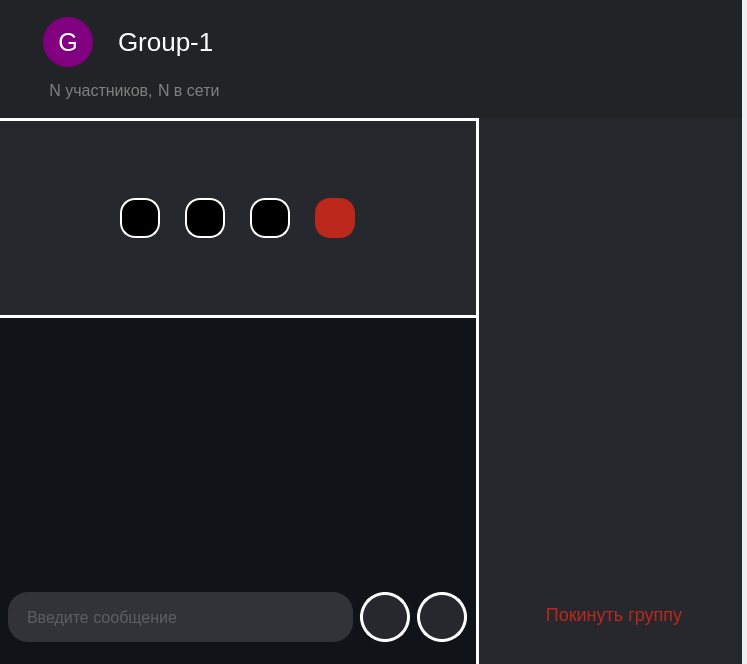
<?xml version="1.0" encoding="UTF-8"?>
<ui version="4.0">
 <class>Group</class>
 <widget class="QWidget" name="Group">
  <property name="geometry">
   <rect>
    <x>0</x>
    <y>0</y>
    <width>747</width>
    <height>664</height>
   </rect>
  </property>
  <property name="windowTitle">
   <string>Form</string>
  </property>
  <widget class="QFrame" name="MAIN">
   <property name="geometry">
    <rect>
     <x>-10</x>
     <y>-10</y>
     <width>761</width>
     <height>681</height>
    </rect>
   </property>
   <property name="sizePolicy">
    <sizepolicy hsizetype="Fixed" vsizetype="Preferred">
     <horstretch>0</horstretch>
     <verstretch>0</verstretch>
    </sizepolicy>
   </property>
   <layout class="QHBoxLayout" name="MAIN_ChatLayout" stretch="0">
    <property name="spacing">
     <number>0</number>
    </property>
    <property name="bottomMargin">
     <number>0</number>
    </property>
    <item>
     <widget class="QFrame" name="Column">
      <property name="sizePolicy">
       <sizepolicy hsizetype="Preferred" vsizetype="Preferred">
        <horstretch>10</horstretch>
        <verstretch>0</verstretch>
       </sizepolicy>
      </property>
      <property name="minimumSize">
       <size>
        <width>50</width>
        <height>50</height>
       </size>
      </property>
      <property name="styleSheet">
       <string notr="true">background-color:rgba(16,19,23,255);</string>
      </property>
      <layout class="QVBoxLayout" name="verticalLayout_2" stretch="0,0">
       <property name="spacing">
        <number>0</number>
       </property>
       <property name="leftMargin">
        <number>0</number>
       </property>
       <property name="topMargin">
        <number>0</number>
       </property>
       <property name="rightMargin">
        <number>0</number>
       </property>
       <property name="bottomMargin">
        <number>0</number>
       </property>
       <item>
        <widget class="QFrame" name="TopBar_2">
         <property name="sizePolicy">
          <sizepolicy hsizetype="Preferred" vsizetype="Preferred">
           <horstretch>0</horstretch>
           <verstretch>0</verstretch>
          </sizepolicy>
         </property>
         <property name="minimumSize">
          <size>
           <width>0</width>
           <height>100</height>
          </size>
         </property>
         <property name="styleSheet">
          <string notr="true">background-color:rgba(34,35,39,255);</string>
         </property>
         <layout class="QHBoxLayout" name="TopBar">
          <property name="leftMargin">
           <number>35</number>
          </property>
          <property name="rightMargin">
           <number>35</number>
          </property>
          <item>
           <widget class="QFrame" name="verticalFrame">
            <property name="sizePolicy">
             <sizepolicy hsizetype="Expanding" vsizetype="Preferred">
              <horstretch>0</horstretch>
              <verstretch>0</verstretch>
             </sizepolicy>
            </property>
            <layout class="QVBoxLayout" name="verticalLayout_3">
             <property name="spacing">
              <number>0</number>
             </property>
             <property name="leftMargin">
              <number>0</number>
             </property>
             <property name="topMargin">
              <number>0</number>
             </property>
             <property name="rightMargin">
              <number>0</number>
             </property>
             <property name="bottomMargin">
              <number>0</number>
             </property>
             <item>
              <widget class="QFrame" name="UserIconAndNickInChat_2">
               <layout class="QHBoxLayout" name="LogoAndNickName_2">
                <property name="spacing">
                 <number>15</number>
                </property>
                <property name="bottomMargin">
                 <number>5</number>
                </property>
                <item>
                 <widget class="QPushButton" name="GroupIcon">
                  <property name="sizePolicy">
                   <sizepolicy hsizetype="Fixed" vsizetype="Fixed">
                    <horstretch>0</horstretch>
                    <verstretch>0</verstretch>
                   </sizepolicy>
                  </property>
                  <property name="cursor">
                   <cursorShape>PointingHandCursor</cursorShape>
                  </property>
                  <property name="styleSheet">
                   <string notr="true">background-color:purple;
width:50px;
height:50px;
border-radius:25px;
color:White;
font-size:25px;
text-align:center;
</string>
                  </property>
                  <property name="text">
                   <string>G</string>
                  </property>
                 </widget>
                </item>
                <item>
                 <widget class="QPushButton" name="GroupName">
                  <property name="minimumSize">
                   <size>
                    <width>135</width>
                    <height>0</height>
                   </size>
                  </property>
                  <property name="cursor">
                   <cursorShape>PointingHandCursor</cursorShape>
                  </property>
                  <property name="styleSheet">
                   <string notr="true">QPushButton {
    font-size:26px;
	color:white;
	border:none;
	padding:5px;
	padding-left:10px;
	padding-right:30px;
	border-radius:15%;
	text-align:left;
}

QPushButton:hover {
    background: rgba(255, 255, 255, 40);
	background-image:url(:/icons/icon/icons8-редактировать-25.png);
    background-position:right; 
	background-repeat:no-repeat;
}

QPushButton:pressed {
     background: rgba(255, 255, 255, 90);
	background-image:url(:/icons/icon/icons8-редактировать-25.png);
    background-position:right; 
	background-repeat:no-repeat;
}
</string>
                  </property>
                  <property name="text">
                   <string>Group-1</string>
                  </property>
                 </widget>
                </item>
               </layout>
              </widget>
             </item>
             <item>
              <widget class="QFrame" name="horizontalFrame">
               <property name="sizePolicy">
                <sizepolicy hsizetype="Fixed" vsizetype="Fixed">
                 <horstretch>0</horstretch>
                 <verstretch>0</verstretch>
                </sizepolicy>
               </property>
               <layout class="QHBoxLayout" name="horizontalLayout_2">
                <property name="spacing">
                 <number>5</number>
                </property>
                <property name="leftMargin">
                 <number>15</number>
                </property>
                <item>
                 <widget class="QPushButton" name="members_number">
                  <property name="cursor">
                   <cursorShape>PointingHandCursor</cursorShape>
                  </property>
                  <property name="styleSheet">
                   <string notr="true">font-size:16px;
color:grey;
border:none;</string>
                  </property>
                  <property name="text">
                   <string>N участников,</string>
                  </property>
                 </widget>
                </item>
                <item>
                 <widget class="QLabel" name="online_members_number">
                  <property name="styleSheet">
                   <string notr="true">font-size:16px;
color:grey;</string>
                  </property>
                  <property name="text">
                   <string>N в сети</string>
                  </property>
                 </widget>
                </item>
               </layout>
              </widget>
             </item>
            </layout>
           </widget>
          </item>
          <item alignment="Qt::AlignRight">
           <widget class="QFrame" name="horizontalFrame_2">
            <property name="maximumSize">
             <size>
              <width>90</width>
              <height>50</height>
             </size>
            </property>
            <layout class="QHBoxLayout" name="horizontalLayout">
             <item>
              <layout class="QHBoxLayout" name="miniIconsCall"/>
             </item>
            </layout>
           </widget>
          </item>
          <item>
           <widget class="QFrame" name="CallAndInfoButtons">
            <property name="sizePolicy">
             <sizepolicy hsizetype="Fixed" vsizetype="Fixed">
              <horstretch>0</horstretch>
              <verstretch>0</verstretch>
             </sizepolicy>
            </property>
            <property name="styleSheet">
             <string notr="true">QPushButton {
    border:none;
	border-radius:15%;
}


QPushButton:hover {
    background: rgba(255, 255, 255, 40);
}

QPushButton:pressed {
     background: rgba(255, 255, 255, 90);
}</string>
            </property>
            <layout class="QHBoxLayout" name="horizontalLayout_5">
             <property name="spacing">
              <number>10</number>
             </property>
             <item>
              <widget class="QPushButton" name="CallButton">
               <property name="sizePolicy">
                <sizepolicy hsizetype="Fixed" vsizetype="Fixed">
                 <horstretch>0</horstretch>
                 <verstretch>0</verstretch>
                </sizepolicy>
               </property>
               <property name="minimumSize">
                <size>
                 <width>45</width>
                 <height>45</height>
                </size>
               </property>
               <property name="maximumSize">
                <size>
                 <width>40</width>
                 <height>40</height>
                </size>
               </property>
               <property name="cursor">
                <cursorShape>PointingHandCursor</cursorShape>
               </property>
               <property name="styleSheet">
                <string notr="true"/>
               </property>
               <property name="text">
                <string/>
               </property>
               <property name="icon">
                <iconset resource="../res-rec.qrc">
                 <normaloff>:/icons/icon/call_46dp_FFFFFF_FILL0_wght400_GRAD0_opsz48.svg</normaloff>:/icons/icon/call_46dp_FFFFFF_FILL0_wght400_GRAD0_opsz48.svg</iconset>
               </property>
               <property name="iconSize">
                <size>
                 <width>30</width>
                 <height>30</height>
                </size>
               </property>
              </widget>
             </item>
             <item>
              <widget class="QPushButton" name="invite_user">
               <property name="sizePolicy">
                <sizepolicy hsizetype="Fixed" vsizetype="Fixed">
                 <horstretch>0</horstretch>
                 <verstretch>0</verstretch>
                </sizepolicy>
               </property>
               <property name="minimumSize">
                <size>
                 <width>45</width>
                 <height>45</height>
                </size>
               </property>
               <property name="maximumSize">
                <size>
                 <width>40</width>
                 <height>40</height>
                </size>
               </property>
               <property name="cursor">
                <cursorShape>PointingHandCursor</cursorShape>
               </property>
               <property name="styleSheet">
                <string notr="true"/>
               </property>
               <property name="text">
                <string/>
               </property>
               <property name="icon">
                <iconset resource="../res-rec.qrc">
                 <normaloff>:/icons/icon/icons8-add-male-user-group-46.png</normaloff>:/icons/icon/icons8-add-male-user-group-46.png</iconset>
               </property>
               <property name="iconSize">
                <size>
                 <width>30</width>
                 <height>30</height>
                </size>
               </property>
              </widget>
             </item>
             <item>
              <widget class="QPushButton" name="show_members">
               <property name="sizePolicy">
                <sizepolicy hsizetype="Fixed" vsizetype="Fixed">
                 <horstretch>0</horstretch>
                 <verstretch>0</verstretch>
                </sizepolicy>
               </property>
               <property name="minimumSize">
                <size>
                 <width>45</width>
                 <height>45</height>
                </size>
               </property>
               <property name="maximumSize">
                <size>
                 <width>40</width>
                 <height>40</height>
                </size>
               </property>
               <property name="cursor">
                <cursorShape>PointingHandCursor</cursorShape>
               </property>
               <property name="styleSheet">
                <string notr="true"/>
               </property>
               <property name="text">
                <string/>
               </property>
               <property name="icon">
                <iconset resource="../res-rec.qrc">
                 <normaloff>:/icons/icon/icons8-группы-пользователей-48.png</normaloff>:/icons/icon/icons8-группы-пользователей-48.png</iconset>
               </property>
               <property name="iconSize">
                <size>
                 <width>30</width>
                 <height>30</height>
                </size>
               </property>
              </widget>
             </item>
            </layout>
           </widget>
          </item>
         </layout>
        </widget>
       </item>
       <item>
        <widget class="QFrame" name="UnderBarLayout">
         <layout class="QHBoxLayout" name="_2">
          <property name="spacing">
           <number>0</number>
          </property>
          <property name="leftMargin">
           <number>0</number>
          </property>
          <property name="topMargin">
           <number>0</number>
          </property>
          <property name="rightMargin">
           <number>0</number>
          </property>
          <property name="bottomMargin">
           <number>0</number>
          </property>
          <item>
           <widget class="QFrame" name="ChatLayout">
            <property name="sizePolicy">
             <sizepolicy hsizetype="Preferred" vsizetype="Preferred">
              <horstretch>0</horstretch>
              <verstretch>0</verstretch>
             </sizepolicy>
            </property>
            <property name="minimumSize">
             <size>
              <width>0</width>
              <height>0</height>
             </size>
            </property>
            <layout class="QVBoxLayout" name="verticalLayout_7">
             <property name="spacing">
              <number>0</number>
             </property>
             <property name="leftMargin">
              <number>0</number>
             </property>
             <property name="topMargin">
              <number>0</number>
             </property>
             <property name="rightMargin">
              <number>0</number>
             </property>
             <item>
              <widget class="QFrame" name="Call">
               <property name="sizePolicy">
                <sizepolicy hsizetype="Preferred" vsizetype="Fixed">
                 <horstretch>0</horstretch>
                 <verstretch>0</verstretch>
                </sizepolicy>
               </property>
               <property name="minimumSize">
                <size>
                 <width>0</width>
                 <height>200</height>
                </size>
               </property>
               <property name="styleSheet">
                <string notr="true">QFrame{
background-color:rgba(38,40,45,255);
border-top:3px solid white;
border-bottom:3px solid white;
}

QPushButton {
	border:3px solid white;
	border-radius:50%;
	color:white;
	font-size:30px;
}</string>
               </property>
               <layout class="QVBoxLayout" name="verticalLayout">
                <property name="spacing">
                 <number>0</number>
                </property>
                <property name="leftMargin">
                 <number>0</number>
                </property>
                <property name="topMargin">
                 <number>0</number>
                </property>
                <property name="rightMargin">
                 <number>0</number>
                </property>
                <property name="bottomMargin">
                 <number>0</number>
                </property>
                <item>
                 <layout class="QHBoxLayout" name="UsersFiled_layout">
                  <property name="spacing">
                   <number>0</number>
                  </property>
                 </layout>
                </item>
                <item alignment="Qt::AlignHCenter">
                 <widget class="QFrame" name="horizontalFrame">
                  <property name="sizePolicy">
                   <sizepolicy hsizetype="Fixed" vsizetype="Fixed">
                    <horstretch>0</horstretch>
                    <verstretch>0</verstretch>
                   </sizepolicy>
                  </property>
                  <property name="styleSheet">
                   <string notr="true">QFrame {
border:none;
}

QPushButton {
	border:3px solid orange;
	border-radius:15%;
	color:white;
	font-size:30px;
}</string>
                  </property>
                  <layout class="QHBoxLayout" name="wrapperForButtons">
                   <property name="spacing">
                    <number>25</number>
                   </property>
                   <item>
                    <widget class="QPushButton" name="videoCall">
                     <property name="sizePolicy">
                      <sizepolicy hsizetype="Fixed" vsizetype="Fixed">
                       <horstretch>0</horstretch>
                       <verstretch>0</verstretch>
                      </sizepolicy>
                     </property>
                     <property name="minimumSize">
                      <size>
                       <width>40</width>
                       <height>40</height>
                      </size>
                     </property>
                     <property name="maximumSize">
                      <size>
                       <width>40</width>
                       <height>40</height>
                      </size>
                     </property>
                     <property name="cursor">
                      <cursorShape>PointingHandCursor</cursorShape>
                     </property>
                     <property name="styleSheet">
                      <string notr="true">QPushButton {
	border:2px solid white;
	background-color:black;
}
QPushButton:checked {
	border: 2px solid #e6a23c;
	background-color: red;
}
QPushButton:hover {
	background-color: rgba(229, 229, 229, 55);
}
QPushButton:checked:hover {
	background-color: red;
}</string>
                     </property>
                     <property name="text">
                      <string/>
                     </property>
                     <property name="icon">
                      <iconset>
                       <normaloff>../../../../../.designer/icon/videocam_28dp_E3E3E3_FILL0_wght400_GRAD0_opsz24.svg</normaloff>../../../../../.designer/icon/videocam_28dp_E3E3E3_FILL0_wght400_GRAD0_opsz24.svg</iconset>
                     </property>
                     <property name="iconSize">
                      <size>
                       <width>28</width>
                       <height>28</height>
                      </size>
                     </property>
                     <property name="checkable">
                      <bool>true</bool>
                     </property>
                    </widget>
                   </item>
                   <item>
                    <widget class="QPushButton" name="muteMic">
                     <property name="sizePolicy">
                      <sizepolicy hsizetype="Fixed" vsizetype="Fixed">
                       <horstretch>0</horstretch>
                       <verstretch>0</verstretch>
                      </sizepolicy>
                     </property>
                     <property name="minimumSize">
                      <size>
                       <width>40</width>
                       <height>40</height>
                      </size>
                     </property>
                     <property name="maximumSize">
                      <size>
                       <width>40</width>
                       <height>40</height>
                      </size>
                     </property>
                     <property name="cursor">
                      <cursorShape>PointingHandCursor</cursorShape>
                     </property>
                     <property name="styleSheet">
                      <string notr="true">QPushButton {
	border:2px solid white;
	background-color:black;
}
QPushButton:checked {
	border: 2px solid #e6a23c;
	background-color: red;
}
QPushButton:hover {
	background-color: rgba(229, 229, 229, 55);
}
QPushButton:checked:hover {
	background-color: red;
}</string>
                     </property>
                     <property name="text">
                      <string/>
                     </property>
                     <property name="icon">
                      <iconset resource="../res-rec.qrc">
                       <normaloff>:/icons/icon/mic_off_28dp_FFFFFF_FILL0_wght400_GRAD0_opsz24.svg</normaloff>:/icons/icon/mic_off_28dp_FFFFFF_FILL0_wght400_GRAD0_opsz24.svg</iconset>
                     </property>
                     <property name="iconSize">
                      <size>
                       <width>28</width>
                       <height>28</height>
                      </size>
                     </property>
                     <property name="checkable">
                      <bool>true</bool>
                     </property>
                    </widget>
                   </item>
                   <item>
                    <widget class="QPushButton" name="muteHeadphones">
                     <property name="sizePolicy">
                      <sizepolicy hsizetype="Fixed" vsizetype="Fixed">
                       <horstretch>0</horstretch>
                       <verstretch>0</verstretch>
                      </sizepolicy>
                     </property>
                     <property name="minimumSize">
                      <size>
                       <width>40</width>
                       <height>40</height>
                      </size>
                     </property>
                     <property name="maximumSize">
                      <size>
                       <width>40</width>
                       <height>40</height>
                      </size>
                     </property>
                     <property name="cursor">
                      <cursorShape>PointingHandCursor</cursorShape>
                     </property>
                     <property name="styleSheet">
                      <string notr="true">QPushButton {
	border:2px solid white;
	background-color:black;
}
QPushButton:checked {
	border: 2px solid #e6a23c;
	background-color: red;
}
QPushButton:hover {
	background-color: rgba(229, 229, 229, 55);
}
QPushButton:checked:hover {
	background-color: red;
}</string>
                     </property>
                     <property name="text">
                      <string/>
                     </property>
                     <property name="icon">
                      <iconset resource="../res-rec.qrc">
                       <normaloff>:/icons/icon/headset_off_28dp_FFFFFF_FILL0_wght400_GRAD0_opsz24.svg</normaloff>:/icons/icon/headset_off_28dp_FFFFFF_FILL0_wght400_GRAD0_opsz24.svg</iconset>
                     </property>
                     <property name="iconSize">
                      <size>
                       <width>28</width>
                       <height>28</height>
                      </size>
                     </property>
                     <property name="checkable">
                      <bool>true</bool>
                     </property>
                     <property name="flat">
                      <bool>false</bool>
                     </property>
                    </widget>
                   </item>
                   <item alignment="Qt::AlignVCenter">
                    <widget class="QPushButton" name="leaveCall">
                     <property name="sizePolicy">
                      <sizepolicy hsizetype="Fixed" vsizetype="Fixed">
                       <horstretch>0</horstretch>
                       <verstretch>0</verstretch>
                      </sizepolicy>
                     </property>
                     <property name="minimumSize">
                      <size>
                       <width>40</width>
                       <height>40</height>
                      </size>
                     </property>
                     <property name="maximumSize">
                      <size>
                       <width>40</width>
                       <height>40</height>
                      </size>
                     </property>
                     <property name="cursor">
                      <cursorShape>PointingHandCursor</cursorShape>
                     </property>
                     <property name="styleSheet">
                      <string notr="true">border-color:#BB271A;
background-color:#BB271A;</string>
                     </property>
                     <property name="text">
                      <string/>
                     </property>
                     <property name="icon">
                      <iconset resource="../res-rec.qrc">
                       <normaloff>:/icons/icon/call_end_28dp_FFFFFF_FILL0_wght400_GRAD0_opsz24.svg</normaloff>:/icons/icon/call_end_28dp_FFFFFF_FILL0_wght400_GRAD0_opsz24.svg</iconset>
                     </property>
                     <property name="iconSize">
                      <size>
                       <width>28</width>
                       <height>28</height>
                      </size>
                     </property>
                    </widget>
                   </item>
                  </layout>
                 </widget>
                </item>
               </layout>
              </widget>
             </item>
             <item>
              <widget class="QFrame" name="MessahesInChat">
               <layout class="QVBoxLayout" name="verticalLayout_5">
                <property name="leftMargin">
                 <number>45</number>
                </property>
                <property name="rightMargin">
                 <number>45</number>
                </property>
                <item>
                 <widget class="QListWidget" name="ChatScroll">
                  <property name="styleSheet">
                   <string notr="true">QListWidget {
border:none;
}


QListWidget::item
{
    background:none; 
}
QListWidget::item:selected
{
    background: none;
}

QScrollBar:vertical {
           border:none;
            width:10px;
             height:20px;
                                                            
  }
                                                        
 QScrollBar::up-arrow:vertical, QScrollBar::down-arrow:vertical
 {
         heigth:0;
 }
QScrollBar::add-page:vertical, QScrollBar::sub-page:vertical
 {
               background: none;
 }
  QScrollBar::add-line:vertical {
               height: 0px;
  }
 QScrollBar::sub-line:vertical {
 				height: 0px;
 }
QScrollBar::handle:vertical {
               background: orange;
                min-height:10px;
                 border-radius: 5px;
 }</string>
                  </property>
                  <property name="verticalScrollBarPolicy">
                   <enum>Qt::ScrollBarAsNeeded</enum>
                  </property>
                 </widget>
                </item>
               </layout>
              </widget>
             </item>
             <item>
              <widget class="QFrame" name="ChatInputLayout">
               <property name="sizePolicy">
                <sizepolicy hsizetype="Preferred" vsizetype="Preferred">
                 <horstretch>0</horstretch>
                 <verstretch>0</verstretch>
                </sizepolicy>
               </property>
               <layout class="QHBoxLayout" name="Chat_input">
                <property name="spacing">
                 <number>7</number>
                </property>
                <property name="bottomMargin">
                 <number>20</number>
                </property>
                <item>
                 <widget class="QLineEdit" name="Chat_input_">
                  <property name="sizePolicy">
                   <sizepolicy hsizetype="Preferred" vsizetype="Preferred">
                    <horstretch>0</horstretch>
                    <verstretch>0</verstretch>
                   </sizepolicy>
                  </property>
                  <property name="minimumSize">
                   <size>
                    <width>200</width>
                    <height>0</height>
                   </size>
                  </property>
                  <property name="styleSheet">
                   <string notr="true">QLineEdit {
 width:250px;
height:30px;
border: 2px solid #323338;
border-radius:20%;
background-repeat: no-repeat;
background-position: left;
background-color:#323338;
font-size:16px;
color:#808994;
text-align:left;
padding-left:15px;
}

QPushButton:hover {
background-color:#656c76;
color:black;
background-image: url(:/icons/icon/search_24dp_000000_FILL0_wght400_GRAD0_opsz24.svg); 
background-repeat: no-repeat;
background-position: left;
}</string>
                  </property>
                  <property name="text">
                   <string/>
                  </property>
                  <property name="placeholderText">
                   <string>Введите сообщение</string>
                  </property>
                 </widget>
                </item>
                <item>
                 <widget class="QPushButton" name="Attcahment_button">
                  <property name="sizePolicy">
                   <sizepolicy hsizetype="Fixed" vsizetype="Fixed">
                    <horstretch>0</horstretch>
                    <verstretch>0</verstretch>
                   </sizepolicy>
                  </property>
                  <property name="minimumSize">
                   <size>
                    <width>50</width>
                    <height>50</height>
                   </size>
                  </property>
                  <property name="maximumSize">
                   <size>
                    <width>50</width>
                    <height>50</height>
                   </size>
                  </property>
                  <property name="cursor">
                   <cursorShape>PointingHandCursor</cursorShape>
                  </property>
                  <property name="styleSheet">
                   <string notr="true">background-color:rgba(38,40,45,255);
border-radius:25%;
border:3px solid white;</string>
                  </property>
                  <property name="text">
                   <string/>
                  </property>
                  <property name="icon">
                   <iconset resource="../res-rec.qrc">
                    <normaloff>:/icons/icon/attach_file_46dp_FFFFFF_FILL0_wght400_GRAD0_opsz48.svg</normaloff>:/icons/icon/attach_file_46dp_FFFFFF_FILL0_wght400_GRAD0_opsz48.svg</iconset>
                  </property>
                  <property name="iconSize">
                   <size>
                    <width>30</width>
                    <height>30</height>
                   </size>
                  </property>
                 </widget>
                </item>
                <item>
                 <widget class="QPushButton" name="Send_button">
                  <property name="sizePolicy">
                   <sizepolicy hsizetype="Fixed" vsizetype="Fixed">
                    <horstretch>0</horstretch>
                    <verstretch>0</verstretch>
                   </sizepolicy>
                  </property>
                  <property name="minimumSize">
                   <size>
                    <width>50</width>
                    <height>50</height>
                   </size>
                  </property>
                  <property name="maximumSize">
                   <size>
                    <width>50</width>
                    <height>50</height>
                   </size>
                  </property>
                  <property name="cursor">
                   <cursorShape>PointingHandCursor</cursorShape>
                  </property>
                  <property name="styleSheet">
                   <string notr="true">background-color:rgba(38,40,45,255);
border-radius:25%;
border:3px solid white;</string>
                  </property>
                  <property name="text">
                   <string/>
                  </property>
                  <property name="icon">
                   <iconset resource="../res-rec.qrc">
                    <normaloff>:/icons/icon/send_30dp_FFFFFF_FILL0_wght400_GRAD0_opsz24.svg</normaloff>:/icons/icon/send_30dp_FFFFFF_FILL0_wght400_GRAD0_opsz24.svg</iconset>
                  </property>
                  <property name="iconSize">
                   <size>
                    <width>30</width>
                    <height>30</height>
                   </size>
                  </property>
                 </widget>
                </item>
               </layout>
              </widget>
             </item>
            </layout>
           </widget>
          </item>
          <item>
           <widget class="QFrame" name="members_column">
            <property name="sizePolicy">
             <sizepolicy hsizetype="Fixed" vsizetype="Preferred">
              <horstretch>0</horstretch>
              <verstretch>0</verstretch>
             </sizepolicy>
            </property>
            <property name="minimumSize">
             <size>
              <width>250</width>
              <height>0</height>
             </size>
            </property>
            <property name="styleSheet">
             <string notr="true">QFrame{
background-color:rgba(38,40,45,255);
border-left:3px solid white;
}</string>
            </property>
            <layout class="QVBoxLayout" name="verticalLayout_6">
             <property name="spacing">
              <number>0</number>
             </property>
             <property name="leftMargin">
              <number>10</number>
             </property>
             <property name="topMargin">
              <number>0</number>
             </property>
             <property name="rightMargin">
              <number>0</number>
             </property>
             <property name="bottomMargin">
              <number>25</number>
             </property>
             <item>
              <widget class="QListWidget" name="members_list">
               <property name="styleSheet">
                <string notr="true">border:none;</string>
               </property>
              </widget>
             </item>
             <item>
              <widget class="QPushButton" name="leave_group">
               <property name="minimumSize">
                <size>
                 <width>0</width>
                 <height>64</height>
                </size>
               </property>
               <property name="cursor">
                <cursorShape>PointingHandCursor</cursorShape>
               </property>
               <property name="layoutDirection">
                <enum>Qt::RightToLeft</enum>
               </property>
               <property name="styleSheet">
                <string notr="true">QPushButton {
	background-color:none;
	border:none;
	font-size:18px;
	color:#BB271A;
}</string>
               </property>
               <property name="text">
                <string>Покинуть группу</string>
               </property>
               <property name="icon">
                <iconset resource="../res-rec.qrc">
                 <normaloff>:/icons/icon/icons8-выход-32.png</normaloff>:/icons/icon/icons8-выход-32.png</iconset>
               </property>
               <property name="iconSize">
                <size>
                 <width>52</width>
                 <height>52</height>
                </size>
               </property>
              </widget>
             </item>
            </layout>
           </widget>
          </item>
         </layout>
        </widget>
       </item>
      </layout>
     </widget>
    </item>
   </layout>
  </widget>
 </widget>
 <resources>
  <include location="../res-rec.qrc"/>
 </resources>
 <connections/>
</ui>
